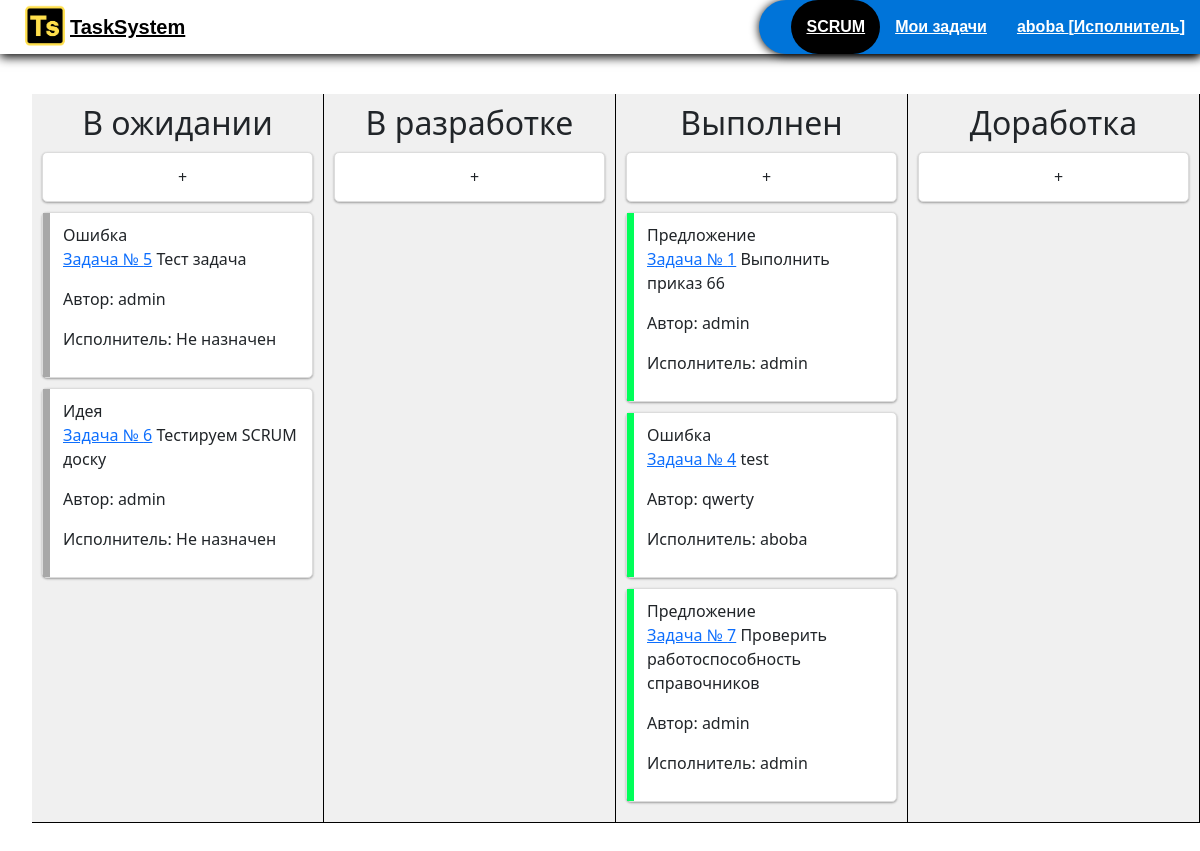
Page /main (signed in) on the committed database.
### authapp/models.py (models this page shows, shortened)
class CustomUser(AbstractUser):
    LastAuthDate = models.DateTimeField(auto_now=True)
    is_active = models.BooleanField(verbose_name="Пользователь активирован", default=False)

class Right(models.Model):
    user_id = models.ForeignKey(CustomUser, on_delete=models.CASCADE, verbose_name="Пользователь")
    usertype_id = models.ForeignKey(Type, on_delete=models.CASCADE, verbose_name="Тип пользователя", null=True)

class Type(models.Model):
    name = models.CharField("Название", blank=True, max_length=40)

### edit_directory/models.py (models this page shows)
class Status(models.Model):
    COLOR_CHOICES = [
        ("GR", "Зеленый"),
        ("RD", "Красный"),
        ("YE", "Желтый"),
        ("DR", "Серый")
    ]
    COLOR_PALETTE = [
        ("#FFFFFF", "white", ),
        ("#000000", "black", ),
    ]
    name = models.CharField(verbose_name="Название статуса", max_length=50, default=None)
    comment_is_active = models.BooleanField(verbose_name="Возможность комментировать", default=False)
    color_status = models.CharField(verbose_name="Цвет статуса", max_length=7, default= "#000000")
    image_status = models.ImageField(verbose_name="Иконка статуса", upload_to='image_status/', default=None, blank=True)
    next_status = models.ManyToManyField('self', blank=True)
    def __str__(self):
        return self.name

class TaskType(models.Model):
    name = models.CharField(max_length=30, verbose_name="Тип заявки")
    def __str__(self):
        return f"{self.name}"

### mainapp/models.py (models this page shows, shortened)
class Task(models.Model):
    author = models.ForeignKey(get_user_model(), on_delete=models.CASCADE, verbose_name="Автор", default=get_user_model(), related_name='authors', blank=True)
    executor = models.ForeignKey(CustomUser, on_delete=models.CASCADE, verbose_name="Исполнитель", default=None, related_name='executors', blank=True, null=True)
    title = models.CharField("Заголовок", max_length=100, default=None)
    description = models.TextField("Описание", max_length=250, default="")
    files = models.FileField(upload_to="files/", verbose_name="Файлы", blank=True, default=None)
    tasktype = models.ForeignKey(TaskType, on_delete=models.DO_NOTHING, verbose_name="Тип заявки", default=None)
    status = models.ForeignKey(Status, on_delete=models.DO_NOTHING, verbose_name="Статус", default="В ожидании")
    created = models.DateTimeField(auto_now_add=True, auto_now=False)
    updated = models.DateTimeField(auto_now_add=False, auto_now=True)

### mainapp/views.py (the view)
# urls.py: path('main', mainapp.main, name ='main'),
@login_required
def main(request):
    CustomUser.objects.filter(pk=request.user.pk).update(LastAuthDate=now())
    tasks = Task.objects.all()
    statuses = Status.objects.all()
    todo = Task.objects.filter(status=1)
    in_progress = Task.objects.filter(status=2)
    done = Task.objects.filter(status=3)
    rework = Task.objects.filter(status=4)
    try:
        right = Right.objects.get(user_id=request.user)
    except:
        right = None
    return render(request, 'mainapp/main.html', context={
        "title": "Главное меню",
        "tasks": tasks,
        "right":right,
        "todo": todo,
        "in_progress": in_progress,
        "done": done,
        "rework":rework,
        "statuses": statuses
    })

### mainapp/templates/mainapp/main.html (shortened to what this page needs)
{% load static %}
{% include 'mainapp/includes/menu_inc.html'%}
<br>
<div class='page_style'>
    {% block content %}
    <div class="scrum-board" >
    {% for status in statuses %}
      <div class="scrum-column" data-status="{{status.id}}" >
        <h2>{{status}}</h2>
        <ul class="scrum-list" id="task_list" droppable="true">
          {% if not status.children.exists %}
            <li class="empty-placeholder">+</li>
        {% endif %}
          {% for item in tasks %}
          {%if item.status == status%}
          <li class='task_item task_list' draggable="true" data-task-id="{{item.id}}" style="--status-color: {{status.color_status}};"> {{item.tasktype}}
            <p><a href={%url 'task' item.id %}> Задача № {{item.id}}</a> {{ item.title }}</p>
            <p>Автор: {{item.author}}</p>
            <p>Исполнитель: {% if item.executor == None %} Не назначен {% else %} {{item.executor}} {%endif%}</p>
          </li>
          {%endif%}
          {% endfor %}
        </ul>
      </div>
      {%endfor%}
      {%endblock%}
</body>
</html>

### mainapp/templates/mainapp/includes/menu_inc.html (shortened to what this page needs)
{% load static %}
<!DOCTYPE html>
<html lang="en">
<head>
  <link rel="stylesheet" type="text/css" href="{% static 'css/task.css' %}">
  <link rel="stylesheet" type="text/css" href="{% static 'css/style.css' %}">
  <link rel="stylesheet" type="text/css" href="{% static 'css/scrum.css' %}">
  <link rel="stylesheet" type="text/css" href="{% static 'css/menu.css' %}">
  <link href="{% static 'colorfield/css/colorpicker.css' %}" rel="stylesheet">
  <link href="{% static 'css/colorfield.css' %}" rel="stylesheet">
  <link rel="stylesheet" type="text/css" href="{% static 'colorfield/css/color-picker.css' %}">
  <link href="https://cdn.jsdelivr.net/npm/bootstrap@5.2.0-beta1/dist/css/bootstrap.min.css" rel="stylesheet">
    <link rel="stylesheet" href="https://cdn.jsdelivr.net/npm/picnic">
</head>
<body>
  <header class='header'>
    <div class='block-logo'>
      <a href='{% url "main" %}' class="logo"><img src="{% static 'images/TSlogo.png' %}" width="50" height="50"></a>
      <p class='logo-text'><a href='{% url "main" %}' class='logo-text'>TaskSystem</a></p>
    </div>
    <nav class='menu-items'>
      <ul class='menu-item'>
        <li><a href="{% url 'main' %}" class="{% if request.resolver_match.url_name == 'main' %} active_url {% endif %}">SCRUM</a></li>
        <li><a href="{% url 'mytasks:task_view' %}" class="{% if request.resolver_match.url_name == 'task_view' %} active_url  {% endif %}">Мои задачи</a></li>
        <li><a href="#" class="{% if request.resolver_match.url_name == 'account' %} active_url {% endif %}">{{ user.username }} {% if right.usertype_id.name %}[{{right.usertype_id.name}}]{% else %} [Не определен] {% endif %}</a>
      </li>
      </ul>
    </nav>
  </header>

### static/css/style.css (style rules this page uses)
.page_style { margin-left: 2em; margin-top: 1em; padding-bottom: 2em; }

### static/css/scrum.css (style rules this page uses)
.scrum-board { display: flex; justify-content: space-between; }
.scrum-column { width: 30%; padding: 10px; background-color: #f0f0f0; border-right: 1px solid black; border-bottom: 1px solid black; }
.scrum-column h2 { text-align: center; }
.scrum-list { list-style: none; padding: 0; margin: 0; }
.scrum-list li { margin: 10px 0; padding: 10px; padding-left: 20px; background-color: #fff; border-radius: 5px; border: 1px solid gainsboro; box-shadow: 0 1px 3px rgba(0, 0, 0, 0.12), 0 1px 2px rgba(0, 0, 0, 0.24); }
.task_item { position: relative; padding-left: 20px; }
.task_item::before { content: ""; display: block; position: absolute; top: 0px; left: 0; border: 50%; width: 7px; height: 100%; }
.task_list::before { background-color: var(--status-color); }
.empty-placeholder { height: 50px; background-color: #eee; border: 1px dashed #ccc; margin-bottom: 5px; display: flex; justify-content: center; align-items: center; }

### static/css/menu.css (style rules this page uses)
* { margin: 0; padding: 0; box-sizing: border-box; list-style: none; text-decoration: none; }
.header { display: flex; justify-content: space-between; align-items: center; height: auto; box-shadow: 0 3px 10px #000; font-family: sans-serif; }
.block-logo { display: flex; justify-content: center; align-items: center; }
.block-logo { transition: .5s; padding-left: 20px; }
.logo-text { margin-bottom: 0; font-weight: 700; transition: .5s; font-size: 20px; font-weight: 900; color: #000; }
.logo { width: 50px; height: 50px; transition: .5s; font-size: 20px; font-weight: 900; color: #000; z-index: 0; }
.menu-items { position: initial !important; border-top-left-radius: 30px; border-bottom-left-radius: 30px; font-family: sans-serif; background-color: #0074d9; box-shadow: 0 1px 10px #000; }
header nav ul li { position: relative; float: left; }
header nav ul li a { padding: 15px; color: #fff; font-size: 16px; font-family: sans-serif; font-weight: 600; display: block; }
.active_url { border-radius: 50px; background-color: #000; color: #fff; }

### rows in the picture
CustomUser: username "aboba"
Right: usertype_id.name "Исполнитель"
Status: name "В ожидании"
Task: tasktype "Ошибка", id "5", title "Тест задача", author "admin", shows "Не назначен"
Task: tasktype "Идея", id "6", title "Тестируем SCRUM доску", author "admin", shows "Не назначен"
Status: name "В разработке"
Status: name "Выполнен"
Task: tasktype "Предложение", id "1", title "Выполнить приказ 66", author "admin", executor "admin"
Task: tasktype "Ошибка", id "4", title "test", author "qwerty", executor "aboba"
Task: tasktype "Предложение", id "7", title "Проверить работоспособность справочников", author "admin", executor "admin"
Status: name "Доработка"
